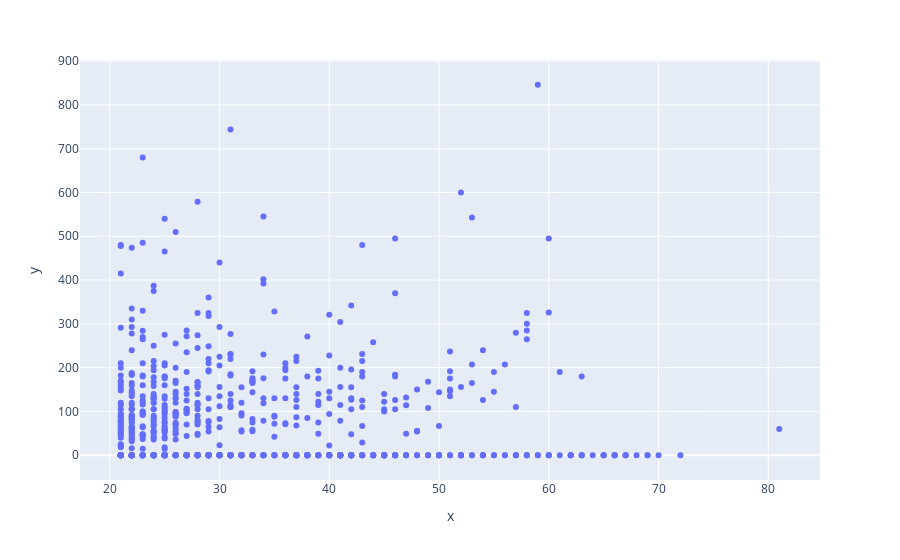

Notebook source saved alongside this figure:
### Code cell
px.scatter(x=df['Age'],y=df['Insulin'])

### Figure 1 — Plotly figure (JSON) as saved in the notebook; plotly's stock layout.template omitted (floating-point values rounded to 4 significant figures; data arrays with more than 128 entries replaced by an {"elided": "..."} marker saying what was removed)
{"data": [{"hoverlabel": {"namelength": 0}, "hovertemplate": "x=%{x}<br>y=%{y}", "legendgroup": "", "marker": {"color": "#636efa", "symbol": "circle"}, "mode": "markers", "name": "", "showlegend": false, "type": "scatter", "x": {"elided": "768 int values"}, "xaxis": "x", "y": {"elided": "768 int values"}, "yaxis": "y"}], "layout": {"legend": {"tracegroupgap": 0}, "margin": {"t": 60}, "xaxis": {"anchor": "y", "domain": [0, 1], "title": {"text": "x"}}, "yaxis": {"anchor": "x", "domain": [0, 1], "title": {"text": "y"}}}}
